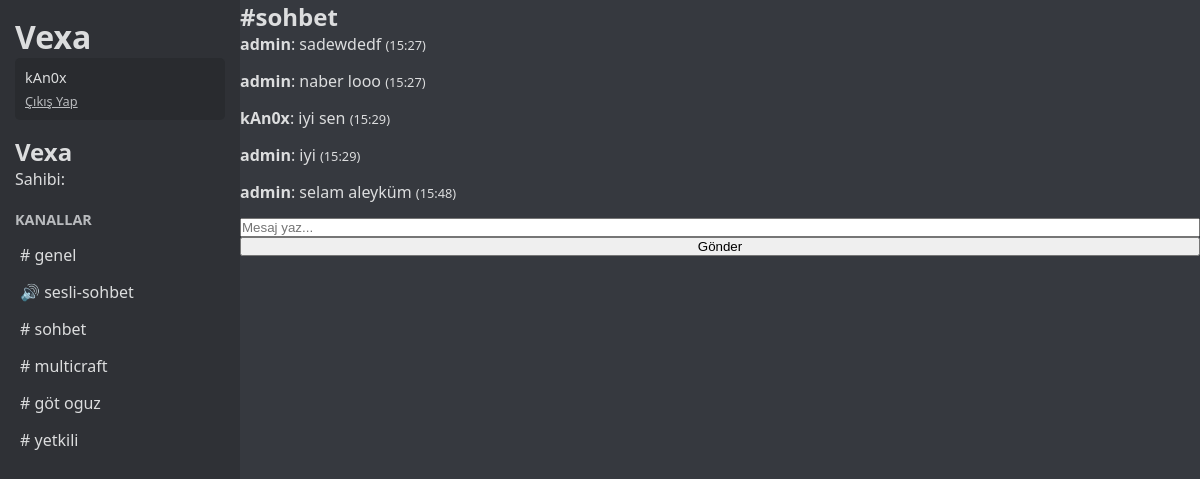
/server/u83mnrig/channel/sohbet (signed in), run on the app's committed database.
### tables this page shows
CREATE TABLE users (
                id INTEGER PRIMARY KEY AUTOINCREMENT,
                username TEXT UNIQUE NOT NULL,
                password TEXT NOT NULL,
                created_at TIMESTAMP DEFAULT CURRENT_TIMESTAMP
            );

CREATE TABLE servers (
                id TEXT PRIMARY KEY,
                name TEXT NOT NULL,
                owner_id INTEGER NOT NULL,
                FOREIGN KEY (owner_id) REFERENCES users (id)
            );

CREATE TABLE channels (
                id TEXT PRIMARY KEY,
                name TEXT NOT NULL,
                type TEXT NOT NULL,
                server_id TEXT NOT NULL,
                FOREIGN KEY (server_id) REFERENCES servers (id)
            );

CREATE TABLE messages (
                id TEXT PRIMARY KEY,
                content TEXT NOT NULL,
                user_id INTEGER NOT NULL,
                channel_id TEXT NOT NULL,
                timestamp DATETIME DEFAULT CURRENT_TIMESTAMP,
                FOREIGN KEY (user_id) REFERENCES users (id),
                FOREIGN KEY (channel_id) REFERENCES channels (id)
            );

### vexachat.py (the view, shortened to what this page needs)
@app.route('/server/<server_id>/channel/<channel_id>')
def channel(server_id, channel_id):
    if 'user_id' not in session:
        return redirect(url_for('login'))
    db = get_db()
    try:
        server = db.execute(
            'SELECT id, name, owner_id FROM servers WHERE id = ?', (server_id,)
        ).fetchone()
        if not server:
            return redirect(url_for('home'))
        is_member = False
        if session['user_id'] == server['owner_id']:
            is_member = True
        if not is_member:
            flash('Bu sunucuya erişim izniniz yok')
            return redirect(url_for('home'))
        channels = db.execute(
            'SELECT id, name, type FROM channels WHERE server_id = ?', (server_id,)
        ).fetchall()
        current_channel = db.execute(
            'SELECT id, name, type FROM channels WHERE id = ? AND server_id = ?',
            (channel_id, server_id)
        ).fetchone()
        if not current_channel:
            return redirect(url_for('server', server_id=server_id))
        messages = db.execute('''
            SELECT m.content, m.timestamp, u.username
            FROM messages m
            JOIN users u ON m.user_id = u.id
            WHERE m.channel_id = ?
            ORDER BY m.timestamp DESC
            LIMIT 50
        ''', (channel_id,)).fetchall()
        return render_template('channel.html',
                               server=dict(server),
                               server_id=server_id,
                               channels=[dict(ch) for ch in channels],
                               current_channel=dict(current_channel),
                               messages=list(reversed(messages)))
    finally:
        db.close()

### vexachat.py (called while the page is built)
def get_db():
    db = sqlite3.connect(app.config['DATABASE'])
    db.row_factory = sqlite3.Row
    return db

@app.template_filter('format_time')
def format_time_filter(timestamp):
    if isinstance(timestamp, str):
        try:
            dt = datetime.fromisoformat(timestamp)
            return dt.strftime('%H:%M')
        except ValueError:
            return timestamp
    elif isinstance(timestamp, datetime):
        return timestamp.strftime('%H:%M')
    return str(timestamp)

### Templates/channel.html (shortened to what this page needs)
<!DOCTYPE html>
<html>
<head>
    <link rel="stylesheet" href="{{ url_for('static', filename='style.css') }}">
</head>
<body>
    <div class="app-container">
        <div class="sidebar">
            <h1>Vexa</h1>
            <div class="user-info">
                {{ session['username'] }}
                <a href="{{ url_for('logout') }}">Çıkış Yap</a>
            </div>
            <div class="server-info">
                <h2>{{ server['name'] }}</h2>
                <p>Sahibi: {{ server['owner'] }}</p>
            </div>
            <div class="channel-list">
                <h3>Kanallar</h3>
                <ul>
                    {% for channel in channels %}
                    <li>
                        <a href="{{ url_for('channel', server_id=server['id'], channel_id=channel['id']) }}">
                            {% if channel['type'] == 'voice' %}🔊{% else %}#{% endif %}
                            {{ channel['name'] }}
                        </a>
                    </li>
                    {% endfor %}
                </ul>
            </div>
        </div>
        <div class="main-content">
            <h2>#{{ current_channel['name'] }}</h2>
            <div id="message-list" class="messages">
                {% for message in messages %}
                <div class="message">
                    <strong>{{ message['username'] }}</strong>: {{ message['content'] }} <span style="font-size: 0.8em;">({{ message['timestamp']|format_time }})</span>
                </div>
                {% endfor %}
            </div>
            <input id="message-input" type="text" placeholder="Mesaj yaz..." autocomplete="off">
            <button id="send-btn">Gönder</button>
        </div>
    </div>
</body>
</html>

### static/style.css (style rules this page uses)
:root { --primary-color: #5865f2; --secondary-color: #4752c4; --background-color: #36393f; --surface-color: #2f3136; --text-color: #dcddde; --text-secondary: #b9bbbe; }
* { box-sizing: border-box; margin: 0; padding: 0; }
body { font-family: 'Segoe UI', 'Roboto', sans-serif; background-color: var(--background-color); color: var(--text-color); height: 100vh; overflow: hidden; }
.app-container { display: flex; height: 100%; }
.sidebar { width: 240px; background-color: var(--surface-color); padding: 15px; overflow-y: auto; }
.user-info { padding: 10px; background-color: #292b2f; border-radius: 5px; margin-bottom: 15px; font-size: 0.9rem; }
.user-info a { color: var(--text-secondary); font-size: 0.8rem; display: block; margin-top: 5px; }
.server-list, .channel-list { margin-top: 20px; }
.server-list h3, .channel-list h3 { color: var(--text-secondary); font-size: 0.9rem; margin-bottom: 10px; text-transform: uppercase; }
.server-list ul, .channel-list ul { list-style: none; }
.server-list li, .channel-list li { margin-bottom: 5px; }
.channel-list a { color: inherit; text-decoration: none; display: block; padding: 5px; border-radius: 3px; }
.main-content { flex: 1; display: flex; flex-direction: column; overflow: hidden; }
.message { margin-bottom: 15px; word-break: break-word; }

### data on the page
users: username "kAn0x"
servers: name "Vexa"
channels: name "genel"
channels: name "sesli-sohbet"
channels: name "sohbet"
channels: name "multicraft"
channels: name "göt oguz"
channels: name "yetkili"
messages: username "admin", content "sadewdedf", timestamp "15:27"
messages: username "admin", content "naber looo", timestamp "15:27"
messages: username "kAn0x", content "iyi sen", timestamp "15:29"
messages: username "admin", content "iyi", timestamp "15:29"
messages: username "admin", content "selam aleyküm", timestamp "15:48"
